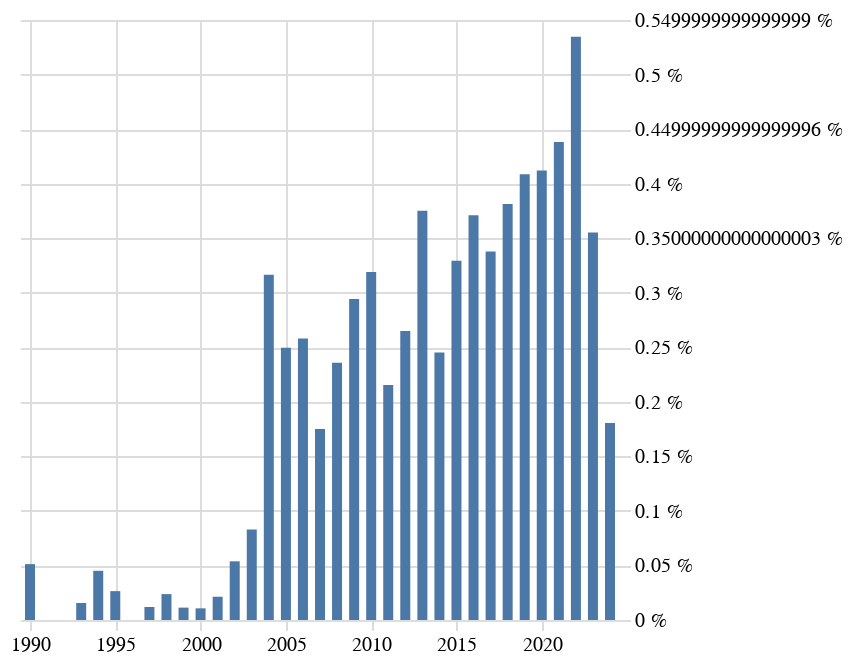

Write notebook code for a chart like this one.
### Code cell
grafik("dvojjazyčná vydání")

### Figure 1 — Vega-Lite specification as saved in the notebook (floating-point values rounded to 4 significant figures)
{"config": {"title": {"font": "Noticia Text", "fontSize": 14, "anchor": "start", "lineHeight": 21, "fontWeight": "bolder", "subtitleFont": "Noticia Text", "subtitleFontSize": 12, "subtitleFontWeight": "lighter", "subtitlePadding": 12, "dy": -12}, "axis": {"labelFont": "Asap", "titleFont": "Asap", "fontWeight": "lighter", "titleFontWeight": "lighter", "labelFontSize": 10, "titleFontSize": 10, "labelPadding": 2, "titlePadding": 10, "domainOpacity": 0, "tickColor": "#DCDDD6"}, "legend": {"labelFont": "Asap", "labelFontWeight": "normal", "titleFont": "Asap", "titleFontWeight": "normal", "labelFontSize": 10, "titleFontSize": 10}, "view": {"stroke": "transparent"}}, "data": {"name": "data-77819221753bc3ba124ceb8c6b7cbd01"}, "mark": {"type": "bar"}, "encoding": {"x": {"axis": {"title": null}, "field": "rok", "type": "temporal"}, "y": {"axis": {"domainOpacity": 0, "labelExpr": "datum.label * 100 + ' %'", "orient": "right", "tickColor": "#DCDDD6", "title": null}, "field": "podil", "type": "quantitative"}}, "$schema": "https://vega.github.io/schema/vega-lite/v5.8.0.json", "datasets": {"data-77819221753bc3ba124ceb8c6b7cbd01": [{"rok": "1990-01-01T00:00:00", "pocet": 2, "len_right": 3905, "podil": 0.0005122}, {"rok": "1993-01-01T00:00:00", "pocet": 1, "len_right": 6408, "podil": 0.0001561}, {"rok": "1994-01-01T00:00:00", "pocet": 3, "len_right": 6650, "podil": 0.0004511}, {"rok": "1995-01-01T00:00:00", "pocet": 2, "len_right": 7560, "podil": 0.0002646}, {"rok": "1997-01-01T00:00:00", "pocet": 1, "len_right": 8379, "podil": 0.0001193}, {"rok": "1998-01-01T00:00:00", "pocet": 2, "len_right": 8424, "podil": 0.0002374}, {"rok": "1999-01-01T00:00:00", "pocet": 1, "len_right": 8818, "podil": 0.0001134}, {"rok": "2000-01-01T00:00:00", "pocet": 1, "len_right": 9365, "podil": 0.0001068}, {"rok": "2001-01-01T00:00:00", "pocet": 2, "len_right": 9380, "podil": 0.0002132}, {"rok": "2002-01-01T00:00:00", "pocet": 5, "len_right": 9295, "podil": 0.0005379}, {"rok": "2003-01-01T00:00:00", "pocet": 8, "len_right": 9649, "podil": 0.0008291}, {"rok": "2004-01-01T00:00:00", "pocet": 32, "len_right": 10113, "podil": 0.003164}, {"rok": "2005-01-01T00:00:00", "pocet": 26, "len_right": 10419, "podil": 0.002495}, {"rok": "2006-01-01T00:00:00", "pocet": 28, "len_right": 10852, "podil": 0.00258}, {"rok": "2007-01-01T00:00:00", "pocet": 20, "len_right": 11430, "podil": 0.00175}, {"rok": "2008-01-01T00:00:00", "pocet": 28, "len_right": 11872, "podil": 0.002358}, {"rok": "2009-01-01T00:00:00", "pocet": 33, "len_right": 11216, "podil": 0.002942}, {"rok": "2010-01-01T00:00:00", "pocet": 37, "len_right": 11601, "podil": 0.003189}, {"rok": "2011-01-01T00:00:00", "pocet": 25, "len_right": 11602, "podil": 0.002155}, {"rok": "2012-01-01T00:00:00", "pocet": 30, "len_right": 11321, "podil": 0.00265}, {"rok": "2013-01-01T00:00:00", "pocet": 43, "len_right": 11463, "podil": 0.003751}, {"rok": "2014-01-01T00:00:00", "pocet": 28, "len_right": 11422, "podil": 0.002451}, {"rok": "2015-01-01T00:00:00", "pocet": 39, "len_right": 11846, "podil": 0.003292}, {"rok": "2016-01-01T00:00:00", "pocet": 42, "len_right": 11317, "podil": 0.003711}, {"rok": "2017-01-01T00:00:00", "pocet": 38, "len_right": 11247, "podil": 0.003379}, {"rok": "2018-01-01T00:00:00", "pocet": 44, "len_right": 11535, "podil": 0.003814}, {"rok": "2019-01-01T00:00:00", "pocet": 46, "len_right": 11260, "podil": 0.004085}, {"rok": "2020-01-01T00:00:00", "pocet": 43, "len_right": 10438, "podil": 0.00412}, {"rok": "2021-01-01T00:00:00", "pocet": 47, "len_right": 10725, "podil": 0.004382}, {"rok": "2022-01-01T00:00:00", "pocet": 59, "len_right": 11033, "podil": 0.005348}, {"rok": "2023-01-01T00:00:00", "pocet": 35, "len_right": 9855, "podil": 0.003551}, {"rok": "2024-01-01T00:00:00", "pocet": 16, "len_right": 8859, "podil": 0.001806}]}}
